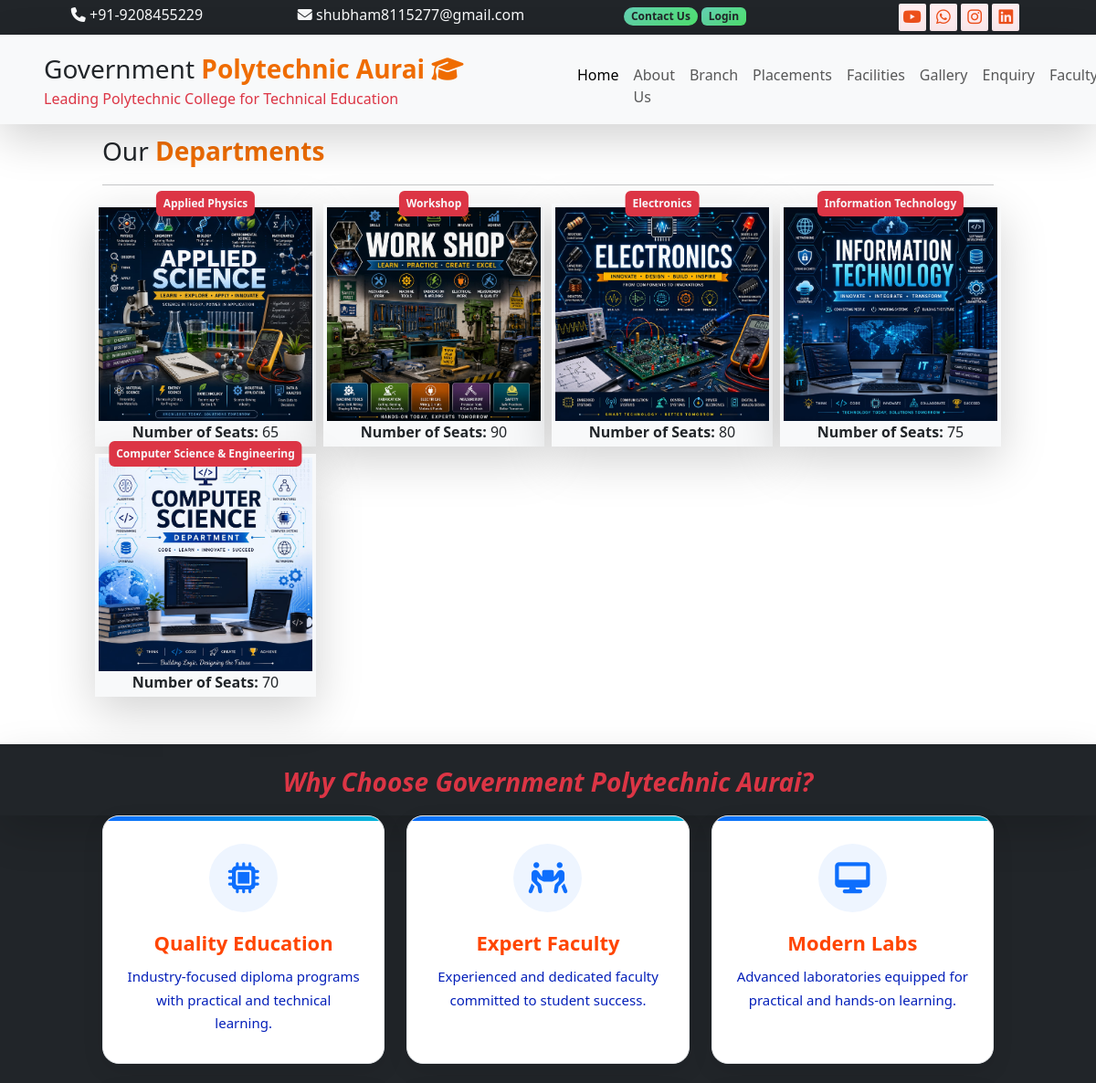
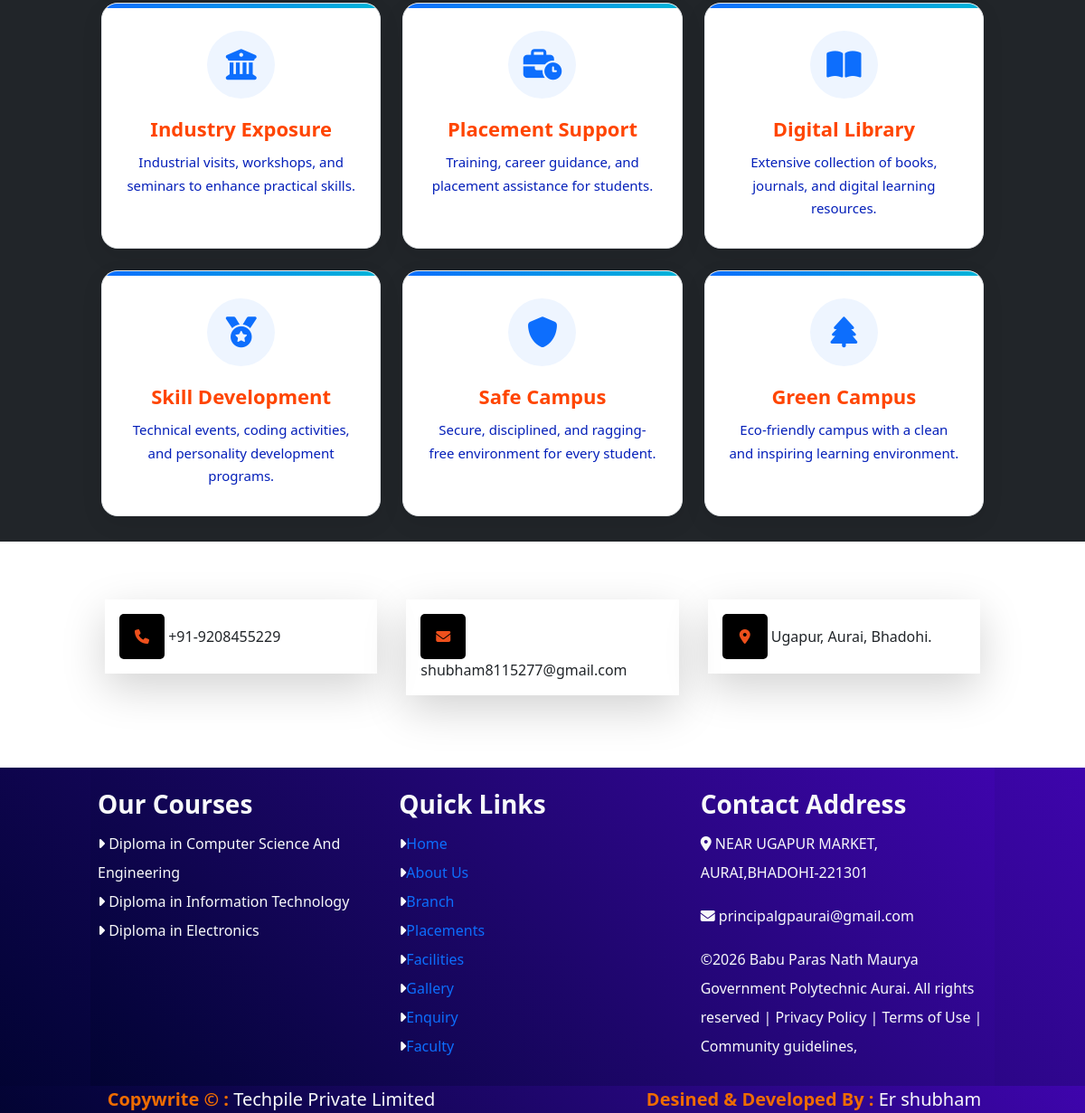
/user/branch/, run on the app's committed database (2 pictures, top to bottom).
### user/models.py (models this page shows)
class tblbranch(models.Model):
    name=models.CharField(max_length=100,null=True)
    no_of_seats=models.CharField(max_length=25,null=True)
    picture=models.ImageField(upload_to="static/branch/")

### user/views.py (the view)
# urls.py: path("branch/",views.branch),
def branch(request):
    data=tblbranch.objects.all().order_by("-id")
    md={"bdata":data}
    return render(request,"user/branch.html",md)

### templates/user/branch.html
{% extends 'base.html'%}
{% load static %}
{% block childpage %}
    <div class="row pt-2">
      <div class="col-sm-10 mx-auto fs-3 ">
        Our <b class="text-color1">Departments</b>
        <hr class="w-40"/>
      </div>
    </div>
       <div class="row services pb-5">
        <div class="col-sm-10 mx-auto">
          <div class="row">
           {% for x in bdata%}
            <div class="col-sm-3 p-1 rounded">
              <div class="bg-light shadow-lg p-1 text-center position-relative">
                <div class="badge py-2 bg-danger position-absolute top-0 start-50 translate-middle text-light">
               {{x.name}}
                </div>
                <img src="/{{x.picture}}"  class="card-img-top"/>
              <b class="pt-2"> Number of Seats: </b>{{x.no_of_seats}}
              </div>
            </div>
            {% endfor %}
          </div>
        </div>
       </div>
{% endblock %}

### templates/base.html (style rules this page uses)
.text-color1 { color:#EF6C00; }

### data on the page
tblbranch: name "Applied Physics", picture (picture), no_of_seats "65"
tblbranch: name "Workshop", picture (picture), no_of_seats "90"
tblbranch: name "Electronics", picture (picture), no_of_seats "80"
tblbranch: name "Information Technology", picture (picture), no_of_seats "75"
tblbranch: name "Computer Science & Engineering", picture (picture), no_of_seats "70"
